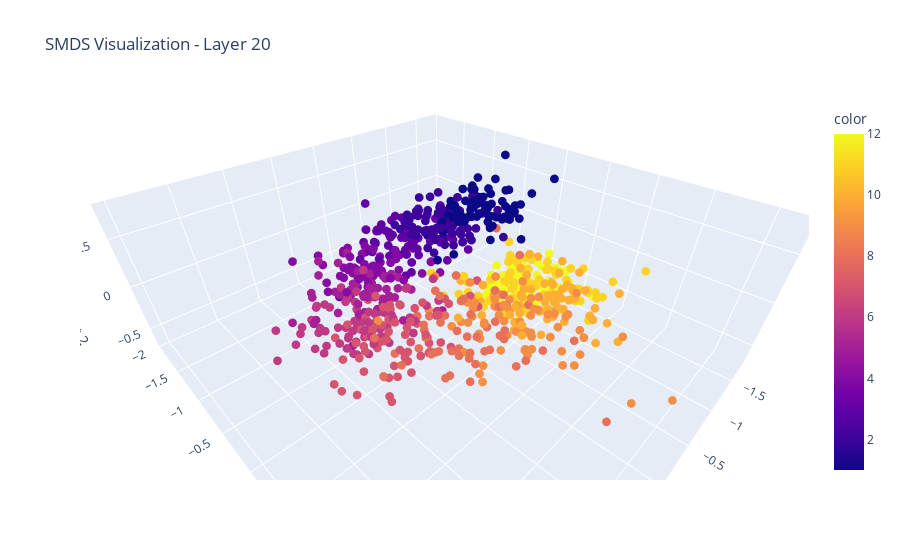

This figure's notebook cell:
### Code cell
# Use plotly to visualize the SMDS manifold
from time_stuff.utils import ActivationDataset
from time_stuff.plot import plot_activations_single, plot_activations_plotly
import numpy as np
import pandas as pd
import numpy as np
import pandas as pd


ad = ActivationDataset.load('results/Llama-3.2-3B-Instruct/date_3way.pt')
fig, model, red_activations, labels = plot_activations_plotly(
    ad,
    label_col='correct_date',
    target_col='last_prompt_token',
    label_col_str='correct_date',
    reduction_method='SMDS',
    layer=20,
    n_components=3,
    components=(0,1,2),
    manifold='helix',
    plot_test=True,
    filter_incorrect=True,
    max_samples=2000,
    annotation_preprocess_func=lambda x: pd.to_datetime(x).strftime('%B'),
    preprocess_func=lambda x: pd.to_datetime(x).month,
)

# ad = ActivationDataset.load('results/Llama-3.2-3B-Instruct/time_of_day_3way.pt')
# fig, model, red_activations, labels = plot_activations_plotly(
#     ad,
#     label_col='correct_time',
#     target_col='correct_time_expr',
#     label_col_str='correct_time',
#     reduction_method='SMDS',
#     layer=7,
#     n_components=4,
#     components=(0, 1, 3),
#     manifold='circular',
#     plot_test=True,
#     filter_incorrect=True,
#     max_samples=2000,
#     annotation_preprocess_func=lambda x: pd.to_datetime(x).strftime('%H:%M'),
#     preprocess_func=lambda x: pd.to_datetime(x).hour,
# )

# ad = ActivationDataset.load('results/Llama-3.2-3B-Instruct/notable_3way.pt')
# fig, model, red_activations, labels = plot_activations_plotly(
#     ad,
#     label_col='correct_date',
#     target_col='last_prompt_token',
#     label_col_str='correct_date',
#     reduction_method='PLS',
#     layer=7,
#     n_components=3,
#     components=(0, 1, 2),
#     manifold='log_semicircular',
#     plot_test=True,
#     filter_incorrect=True,
#     max_samples=2000,
#     annotation_preprocess_func=lambda x: pd.to_datetime(x).strftime('%Y'),
#     preprocess_func=lambda x: pd.to_datetime(x).year - 2023,
# )


fig.show()

### Figure 1 — Plotly figure (JSON) as saved in the notebook; plotly's stock layout.template omitted (floating-point values rounded to 4 significant figures; data arrays with more than 128 entries replaced by an {"elided": "..."} marker saying what was removed)
{"data": [{"hovertemplate": "<b>%{hovertext}</b><br><br>Component 0=%{x}<br>Component 1=%{y}<br>Component 2=%{z}<br>color=%{marker.color}<extra></extra>", "hovertext": {"elided": "806 str values"}, "legendgroup": "", "marker": {"color": {"elided": "806 int values"}, "coloraxis": "coloraxis", "size": 3, "symbol": "circle"}, "mode": "markers", "name": "", "scene": "scene", "showlegend": false, "type": "scatter3d", "x": {"elided": "806 float values"}, "y": {"elided": "806 float values"}, "z": {"elided": "806 float values"}}], "layout": {"coloraxis": {"colorbar": {"title": {"text": "color"}}, "colorscale": [[0, "#0d0887"], [0.1111, "#46039f"], [0.2222, "#7201a8"], [0.3333, "#9c179e"], [0.4444, "#bd3786"], [0.5556, "#d8576b"], [0.6667, "#ed7953"], [0.7778, "#fb9f3a"], [0.8889, "#fdca26"], [1, "#f0f921"]]}, "legend": {"title": {"text": "City"}, "tracegroupgap": 0}, "scene": {"camera": {"eye": {"x": 0.8, "y": 0.8, "z": 0.8}, "up": {"x": 0, "y": 0, "z": 1}}, "domain": {"x": [0, 1], "y": [0, 1]}, "xaxis": {"title": {"text": "Component 0"}}, "yaxis": {"title": {"text": "Component 1"}}, "zaxis": {"title": {"text": "Component 2"}}}, "title": {"text": "SMDS Visualization - Layer 20"}}}
